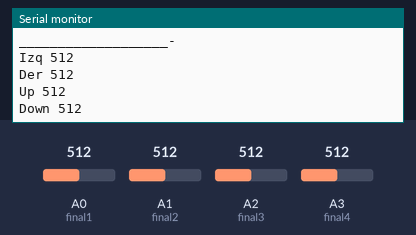
Bench run of a sketch on a simulated Arduino Uno, built with avr-gcc and run on an emulated ATmega328P. Parts: the last lines printed to the serial monitor. The test bench sets the inputs (shaded band); at power-on: A0 (final1) = 512, A1 (final2) = 512, A2 (final3) = 512, A3 (final4) = 512.

Above: at 1.3 s.
1.4 s: A0 (final1) set to 716
2.9 s: A1 (final2) set to 716
At 3.34 s:
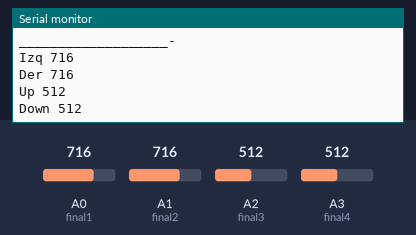
4.4 s: A2 (final3) set to 716
At 4.84 s:
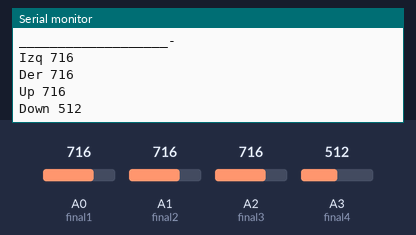
5.9 s: A3 (final4) set to 716
At 6.35 s:
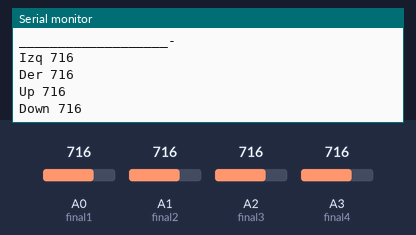
7.4 s: A0 (final1) set to 992
8.9 s: A1 (final2) set to 992
At 9.36 s:
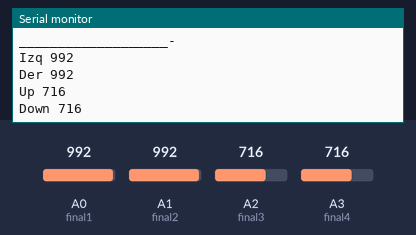
Timing chart, 0 to 11.4 s (numbered marks = the images above; inputs shaded):
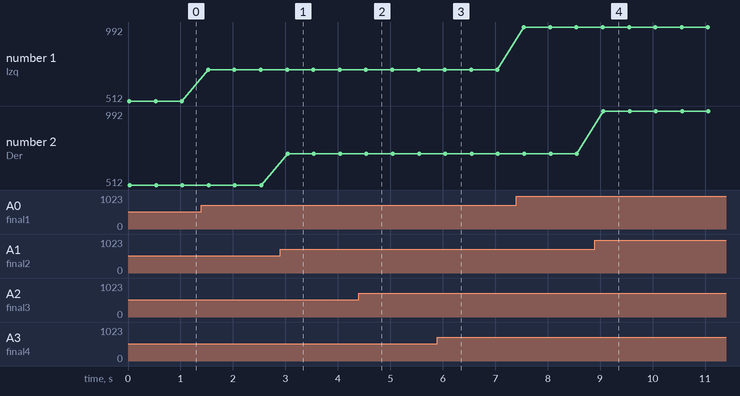

Measured:
- after the input at 2.9 s, the serial monitor: prints a new line after 0.14 s (image 1)
- after the input at 4.4 s, the serial monitor: prints a new line after 0.16 s (image 2)
- after the input at 5.9 s, the serial monitor: prints a new line after 0.17 s (image 3)
- after the input at 8.9 s, the serial monitor: prints a new line after 0.16 s (image 4)
- plotted number 1: 512 → 716 after the input at 1.4 s, 716 → 992 after the input at 7.4 s

The sketch:

Prueba_Finales.ino
```cpp
int final1 = A0; // Maquina 2
int final2 = A1; // Maquina 4
int final3 = A2; // Maquina 3
int final4 = A3; // Maquina 1

void setup() {
  Serial.begin(9600);
  pinMode(final1, INPUT);
  pinMode(final2, INPUT);
  pinMode(final3, INPUT);
  pinMode(final4, INPUT);

  digitalWrite(6, HIGH);
  digitalWrite(7, HIGH);
}

void loop() {

  digitalWrite(11, HIGH);
  digitalWrite(10, LOW);

  digitalWrite(9, LOW);
  digitalWrite(8, HIGH);


  Serial.println("___________________-");

  Serial.print("Izq ");
  Serial.println(analogRead(final1));

  Serial.print("Der ");
  Serial.println(analogRead(final2));

  Serial.print("Up ");
  Serial.println(analogRead(final3));

  Serial.print("Down ");
  Serial.println(analogRead(final4));
  delay(500);
}
```
